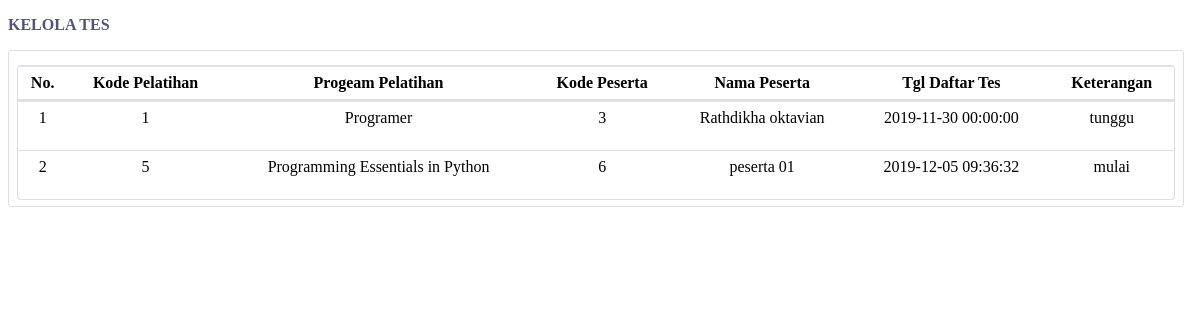
The app's page /kelola_tes.php with its own data.
### tables this page shows
CREATE TABLE `peserta_pelatihan` (
  `kd_pespel` int(12) NOT NULL,
  `kd_pelatihan` int(12) NOT NULL,
  `kd_peserta` int(12) NOT NULL,
  `tgl_daftar` datetime NOT NULL,
  `ket` varchar(30) NOT NULL
);

CREATE TABLE `d_pelatihan` (
  `kd_pelatihan` varchar(12) NOT NULL,
  `judul_pelatihan` varchar(50) NOT NULL,
  `sts` varchar(5) NOT NULL,
  `tgl_buka` date NOT NULL,
  `tgl_tutup` date NOT NULL,
  `tgl_pelaksanaan` date NOT NULL,
  `tgl_selesai` date NOT NULL,
  `gelombang` int(15) NOT NULL,
  `id_soal` int(15) NOT NULL,
  `waktu_pengerjaan` int(15) NOT NULL
);

CREATE TABLE `peserta` (
  `kd_peserta` int(11) NOT NULL,
  `nama` varchar(30) NOT NULL,
  `username` varchar(30) NOT NULL,
  `email` varchar(30) NOT NULL,
  `nik` varchar(18) NOT NULL,
  `tmp_lahir` varchar(30) NOT NULL,
  `tgl_lahir` date NOT NULL,
  `jekel` varchar(10) NOT NULL,
  `agama` varchar(15) NOT NULL,
  `no_hp` varchar(15) NOT NULL,
  `ktp` text NOT NULL,
  `foto` text NOT NULL,
  `status_peserta` enum('Umum','ASN') NOT NULL,
  `created` datetime NOT NULL,
  `id_domisili` int(11) NOT NULL,
  `id_ktp` int(11) NOT NULL,
  `id_pekerjaan` int(11) NOT NULL,
  `id_riw_pendidikan` int(11) NOT NULL
);

### kelola_tes.php (called while the page is built)
<?php
require_once "ClassAdmin.php";
$admin = new Admin;
$admin->lihatTes();
?>

### ClassUser.php (called while the page is built, shortened)
<?php
require_once "ClassAkses.php";
class User
{
	function __construct()
	{
		$this->koneksi = new Akses();
	}
}
?>

### ClassAkses.php (called while the page is built, shortened)
<?php
require_once "ClassUser.php";
class Akses
{
	function __construct()
	{
		$this->username = 'root';
		$this->password = '';
		$this->host = 'localhost';
		$this->namaDB = 'bptik';
		$this->link = mysqli_connect("$this->host", "$this->username", "$this->password", "$this->namaDB");
	}
}
?>

### ClassAdmin.php (the view, shortened to what this page needs)
<?php
	require_once "ClassUser.php";
	require_once "ClassMain.php";
class Admin extends User
{
	function lihatTes()
	{
	echo "
		<body>
			<link rel=stylesheet type=text/css href=isi.css >
			<main id='content' class='pad'>
				<header class='title-content'>
					<h3 class='text-uppercase'>Kelola Tes</h3>
				</header>
				<div id='datatable' class='datatable card p'>
					<table class='table no-footer'>
							<thead>
								<tr align='center'>
									<th>No.</th><th>Kode Pelatihan</th><th>Progeam Pelatihan</th><th>Kode Peserta</th><th>Nama Peserta</th><th>Tgl Daftar Tes</th><th>Keterangan</th>
								</tr>
							</thead>";
										$db =mysqli_query($this->koneksi->link,"select peserta_pelatihan.kd_pelatihan, peserta_pelatihan.kd_peserta, d_pelatihan.judul_pelatihan, peserta.nama,peserta_pelatihan.tgl_daftar, peserta_pelatihan.ket from peserta_pelatihan,d_pelatihan,peserta where peserta_pelatihan.kd_pelatihan = d_pelatihan.kd_pelatihan and peserta_pelatihan.kd_peserta=peserta.kd_peserta and (peserta_pelatihan.ket='tunggu' or peserta_pelatihan.ket='mulai' )");
										$baris = mysqli_num_rows($db);
										for($i=1;$i<=$baris;$i++)
										{
											$data = mysqli_fetch_array($db);
											echo "<tr align=center>
													<td><p class='arial'>$i</p></td>
													<td><p class='arial'>$data[kd_pelatihan]</p></td>
													<td><p class='arial'>$data[judul_pelatihan]</p></td>
													<td><p class='arial'>$data[kd_peserta]</p></td>
													<td><p class='arial'>$data[nama]</p></td>
													<td><p class='arial'>$data[tgl_daftar]</p></td>
													<td><p class='arial'>$data[ket]</p></td>
												</tr>";
										}
							echo "<tbody>
							</tbody>
					</table>
				</div>
			</main>
		</body>
		";
	}
}
?>

### isi.css (style rules this page uses)
.pad { padding-right: .5rem!important; padding-bottom: 0!important; display: block; }
.title-content { width: 100%; position: relative; }
.text-uppercase { text-transform: uppercase!important; }
.card { border: 1px solid rgba(132, 128, 128, 0.125); position: relative; display: -ms-flexbox; display: flex; -ms-flex-direction: column; flex-direction: column; min-width: 0; word-wrap: break-word; background-color: #fff; background-clip: border-box; border: 1px solid rgba(0,0,0,.125); border-radius: .25rem; }
.p { padding-left: .5rem!important; padding-right: .5rem!important; padding-top: .5rem!important; padding-bottom: 0!important; margin-top: .5rem!important; }
table { border-collapse: collapse; }
.table { width: 100%; margin-bottom: 1rem; background-color: transparent; clear: both; margin-top: 6px !important; margin-bottom: 6px !important; max-width: none !important; border-collapse: separate !important; border-spacing: 0; display: table; border-color: grey; background-color: #fff; background-clip: border-box; border: 1px solid rgba(0,0,0,.125); border-radius: .25rem; }
tr { display: table-row; vertical-align: inherit; border-color: inherit; }
.table th { vertical-align: bottom; border-bottom: 2px solid #dee2e6; padding: 7px; border-top: 1px solid #dee2e6; }
th { text-align: inherit; }
.table td { padding : 7px; vertical-align: top; border-top: 1px solid #dee2e6; }
td, th { display: table-cell; vertical-align: inherit; }
p { margin-top: 0; margin-bottom: 1rem; }

### records on screen
peserta_pelatihan: kd_pelatihan "1", kd_pelatihan.judul_pelatihan "Programer", kd_peserta "3", kd_peserta.nama "Rathdikha oktavian", tgl_daftar "2019-11-30 00:00:00", ket "tunggu"
peserta_pelatihan: kd_pelatihan "5", kd_pelatihan.judul_pelatihan "Programming Essentials in Python", kd_peserta "6", kd_peserta.nama "peserta 01", tgl_daftar "2019-12-05 09:36:32", ket "mulai"
